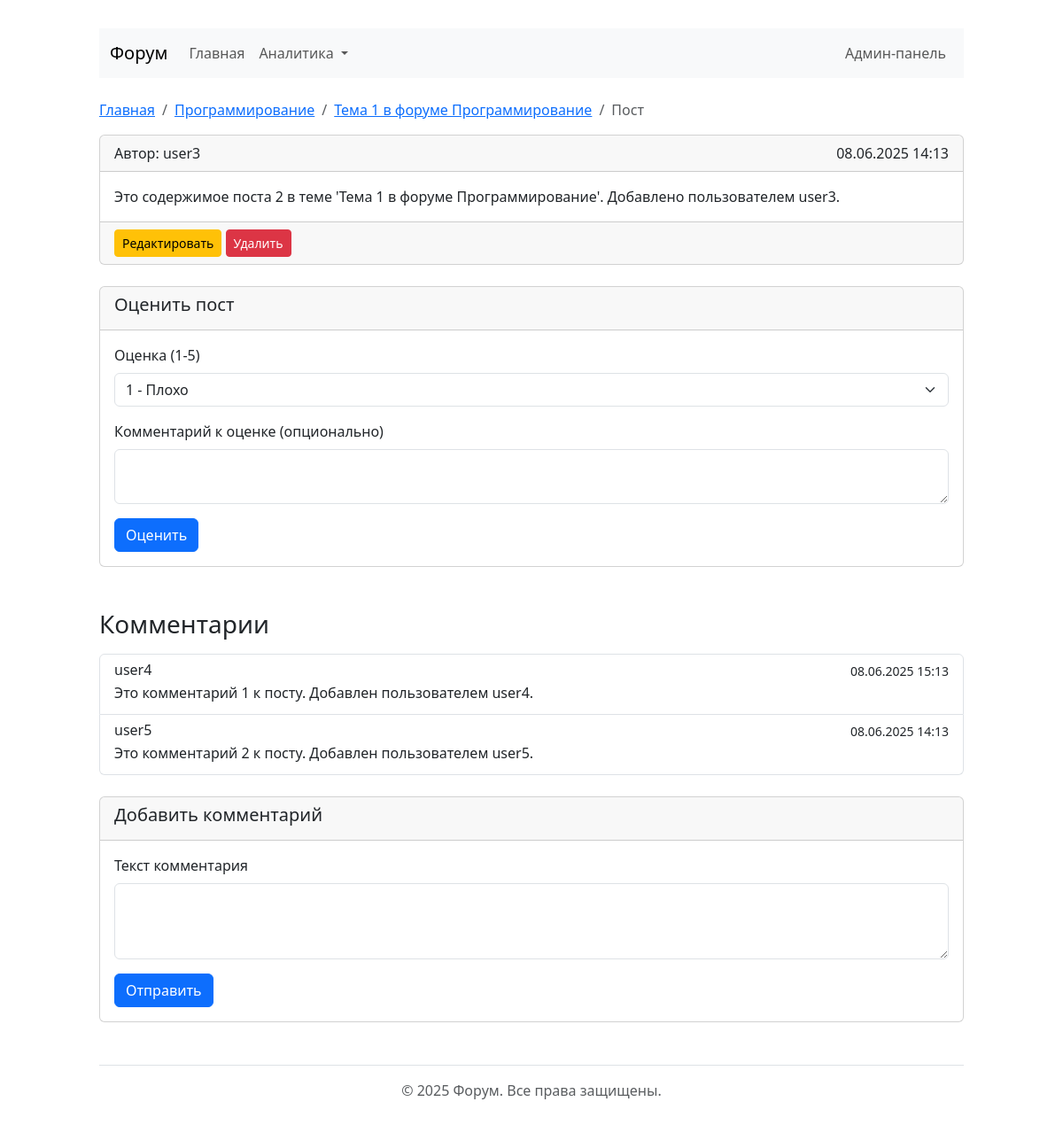
Screenshot of /post/2 with the database file from the repository.
### app/models/db_models.py (models this page shows, shortened)
class Forum(db.Model):
    __tablename__ = 'форум'
    ID_форума = db.Column(db.Integer, primary_key=True)
    название = db.Column(db.String(255), nullable=False)
    описание = db.Column(db.Text)
    topics = db.relationship('Topic', backref='forum', lazy=True)

class Topic(db.Model):
    __tablename__ = 'тема'
    ID_темы = db.Column(db.Integer, primary_key=True)
    ID_форума = db.Column(db.Integer, db.ForeignKey('форум.ID_форума'), nullable=False)
    название = db.Column(db.String(255), nullable=False)
    дата_создания = db.Column(db.DateTime, default=datetime.utcnow)
    posts = db.relationship('Post', backref='topic', lazy=True)

class User(db.Model):
    __tablename__ = 'пользователь'
    ID_пользователя = db.Column(db.Integer, primary_key=True)
    имя_пользователя = db.Column(db.String(255), nullable=False)
    электронная_почта = db.Column(db.String(255), nullable=False, unique=True)
    posts = db.relationship('Post', backref='author', lazy=True)
    profile = db.relationship('Profile', backref='user', lazy=True, uselist=False)

class Post(db.Model):
    __tablename__ = 'пост'
    ID_поста = db.Column(db.Integer, primary_key=True)
    ID_темы = db.Column(db.Integer, db.ForeignKey('тема.ID_темы'), nullable=False)
    ID_пользователя = db.Column(db.Integer, db.ForeignKey('пользователь.ID_пользователя'), nullable=False)
    содержимое = db.Column(db.Text, nullable=False)
    дата_публикации = db.Column(db.DateTime, default=datetime.utcnow)
    ratings = db.relationship('Rating', backref='post', lazy=True)
    comments = db.relationship('Comment', backref='post', lazy=True)

class Comment(db.Model):
    __tablename__ = 'комментарий'
    ID_комментария = db.Column(db.Integer, primary_key=True)
    ID_поста = db.Column(db.Integer, db.ForeignKey('пост.ID_поста'), nullable=False)
    ID_пользователя = db.Column(db.Integer, db.ForeignKey('пользователь.ID_пользователя'), nullable=False)
    содержимое = db.Column(db.Text, nullable=False)
    дата_отправки = db.Column(db.DateTime, default=datetime.utcnow)
    author = db.relationship('User', backref='comments')

### app/routes.py (the view)
@main_bp.route('/post/<int:post_id>')
def post(post_id):
    post_data, comments = DatabaseManager.get_post_with_comments(post_id)
    return render_template('post.html', post=post_data, comments=comments)

### app/database.py (called while the page is built)
    @staticmethod
    def get_post_with_comments(post_id):
        post = Post.query.get_or_404(post_id)
        comments = db.session.query(
            Comment,
            User.имя_пользователя
        ).join(
            User,
            Comment.ID_пользователя == User.ID_пользователя
        ).filter(
            Comment.ID_поста == post_id
        ).all()
        return post, comments

### app/templates/post.html (shortened to what this page needs)
{% extends "base.html" %}
{% block content %}
<nav aria-label="breadcrumb">
    <ol class="breadcrumb">
        <li class="breadcrumb-item"><a href="{{ url_for('main.index') }}">Главная</a></li>
        <li class="breadcrumb-item"><a href="{{ url_for('main.forum', forum_id=post.topic.ID_форума) }}">{{ post.topic.forum.название }}</a></li>
        <li class="breadcrumb-item"><a href="{{ url_for('main.topic', topic_id=post.ID_темы) }}">{{ post.topic.название }}</a></li>
        <li class="breadcrumb-item active">Пост</li>
    </ol>
</nav>
<div class="card mb-4">
    <div class="card-header d-flex justify-content-between">
        <span>Автор: {{ post.author.имя_пользователя }}</span>
        <span>{{ post.дата_публикации.strftime('%d.%m.%Y %H:%M') }}</span>
    </div>
    <div class="card-body">
        <p class="card-text post-content">{{ post.содержимое }}</p>
    </div>
    <div class="card-footer">
        <a href="{{ url_for('main.edit_post', post_id=post.ID_поста) }}" class="btn btn-sm btn-warning">Редактировать</a>
        <form action="{{ url_for('main.delete_post', post_id=post.ID_поста) }}" method="post" class="d-inline">
            <button type="submit" class="btn btn-sm btn-danger" onclick="return confirm('Вы уверены, что хотите удалить этот пост?')">Удалить</button>
        </form>
    </div>
</div>
<div class="card mb-4">
    <div class="card-header">
        <h5>Оценить пост</h5>
    </div>
    <div class="card-body">
        <form action="{{ url_for('main.rate_post', post_id=post.ID_поста) }}" method="post">
            <div class="mb-3">
                <label for="rating" class="form-label">Оценка (1-5)</label>
                <select class="form-select" id="rating" name="rating" required>
                    <option value="1">1 - Плохо</option>
                </select>
            </div>
            <div class="mb-3">
                <label for="comment" class="form-label">Комментарий к оценке (опционально)</label>
                <textarea class="form-control" id="comment" name="comment" rows="2"></textarea>
            </div>
            <button type="submit" class="btn btn-primary">Оценить</button>
        </form>
    </div>
</div>
<h3 class="mt-5 mb-3">Комментарии</h3>
{% if comments %}
<div class="list-group mb-4">
    {% for comment, author_name in comments %}
    <div class="list-group-item">
        <div class="d-flex w-100 justify-content-between">
            <h6 class="mb-1">{{ author_name }}</h6>
            <small>{{ comment.дата_отправки.strftime('%d.%m.%Y %H:%M') }}</small>
        </div>
        <p class="mb-1 comment-content">{{ comment.содержимое }}</p>
    </div>
    {% endfor %}
</div>
{% else %}
<div class="alert alert-info">
    <p>У этого поста пока нет комментариев. Будьте первым!</p>
</div>
{% endif %}
<div class="card">
    <div class="card-header">
        <h5>Добавить комментарий</h5>
    </div>
    <div class="card-body">
        <form action="{{ url_for('main.create_comment', post_id=post.ID_поста) }}" method="post">
            <div class="mb-3">
                <label for="content" class="form-label">Текст комментария</label>
                <textarea class="form-control" id="content" name="content" rows="3" required></textarea>
            </div>
            <button type="submit" class="btn btn-primary">Отправить</button>
        </form>
    </div>
</div>
{% endblock %}

### app/templates/base.html (style rules this page uses)
body { padding-top: 2rem; padding-bottom: 2rem; }
.post-content, .comment-content { white-space: pre-line; }

### rows the page displays
Forum: topic.forum.название "Программирование"
Topic: topic.название "Тема 1 в форуме Программирование"
User: author.имя_пользователя "user3"
Post: дата_публикации "08.06.2025 14:13", содержимое "Это содержимое поста 2 в теме 'Тема 1 в форуме Программирование'. Добавлено пользователем user3."
Comment: имя_пользователя "user4", дата_отправки "08.06.2025 15:13", содержимое "Это комментарий 1 к посту. Добавлен пользователем user4."
Comment: имя_пользователя "user5", дата_отправки "08.06.2025 14:13", содержимое "Это комментарий 2 к посту. Добавлен пользователем user5."
